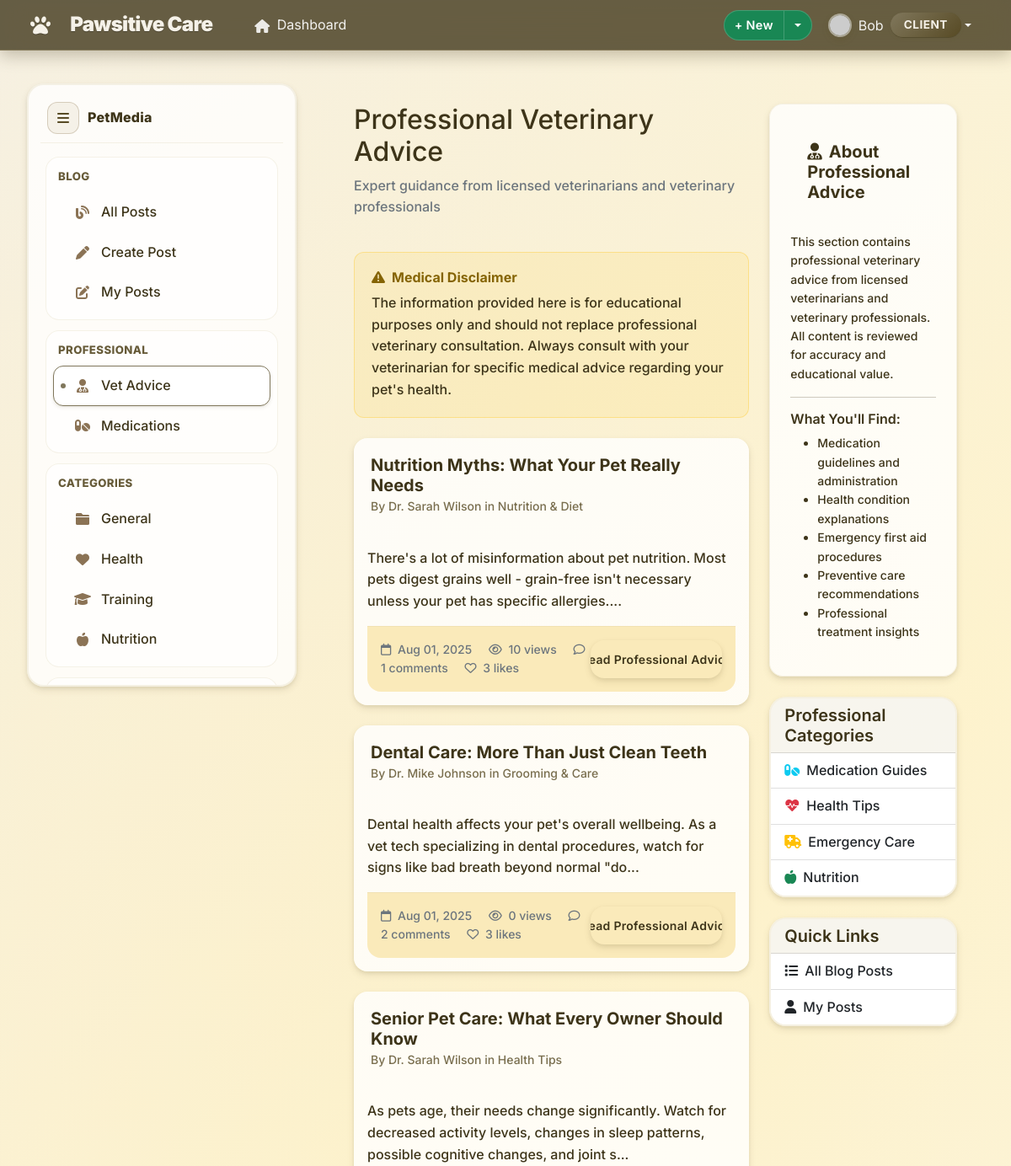
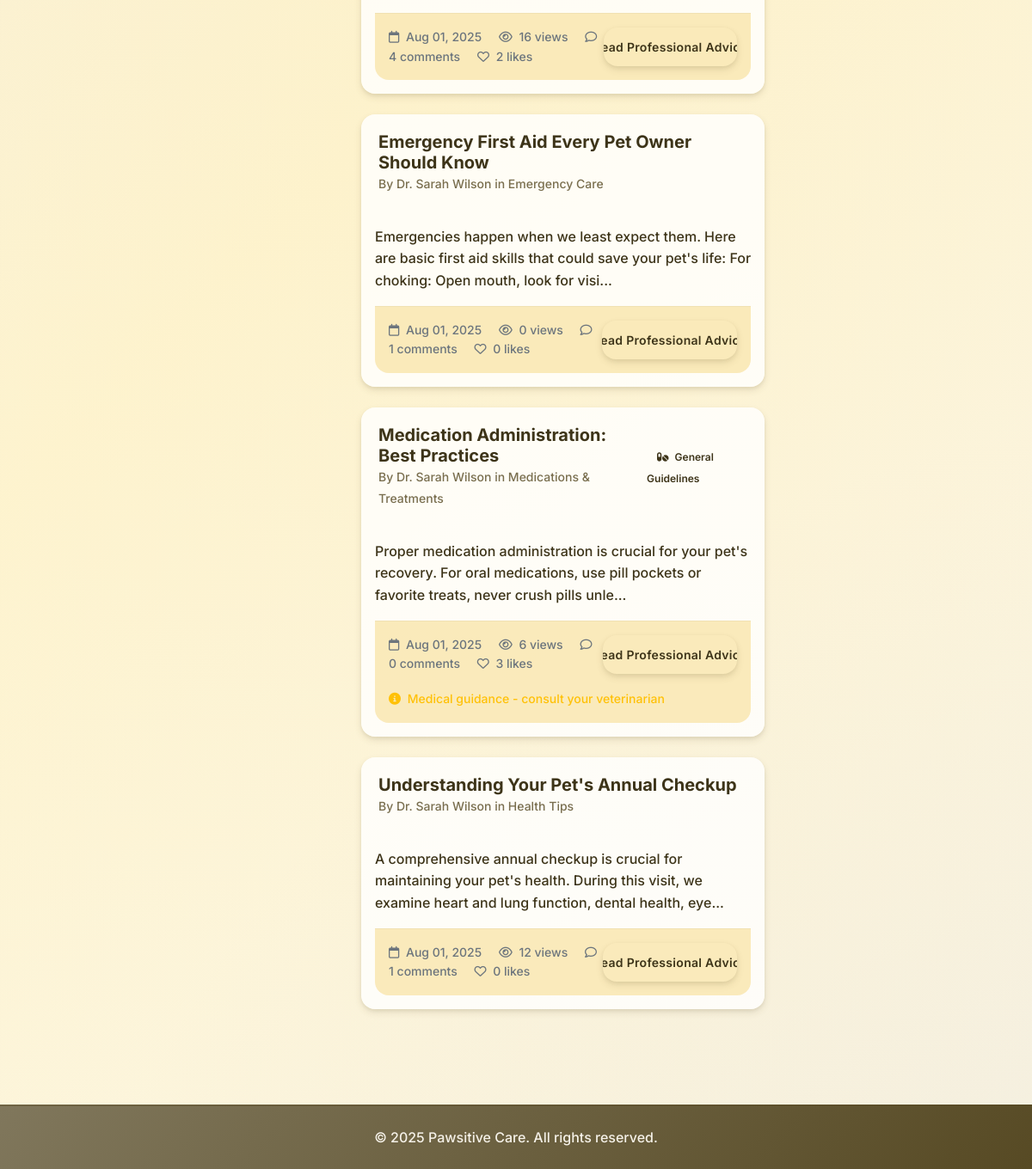
Screenshot of /blog/professional/ (signed in) with the database file from the repository (2 pictures, top to bottom).
### accounts/models.py (models this page shows, shortened)
class CustomUser(AbstractUser):
    ROLE_CHOICES = [
        ('admin', 'Admin'),
        ('vet', 'Veterinarian'),
        ('staff', 'Staff'),
        ('client', 'Client'),
    ]
    phone = models.CharField(max_length=20, blank=False)
    address = models.TextField(blank=False)
    role = models.CharField(max_length=10, choices=ROLE_CHOICES, default='client')
    def is_admin(self):
        return self.role == 'admin'
    def is_vet(self):
        return self.role == 'vet'
    def is_staff_member(self):
        return self.role == 'staff'

### petmedia/models.py (models this page shows, shortened)
class BlogPost(models.Model):
    id = models.UUIDField(primary_key=True, default=uuid.uuid4, editable=False)
    title = models.CharField(
        max_length=200,
        validators=[MinLengthValidator(5)],
        help_text="Blog post title"
    )
    content = models.TextField(
        validators=[MinLengthValidator(50)],
        help_text="Full blog post content"
    )
    excerpt = models.TextField(
        max_length=300,
        help_text="Short excerpt for previews"
    )
    author = models.ForeignKey(User, on_delete=models.CASCADE, related_name='blog_posts')
    category = models.ForeignKey(BlogCategory, on_delete=models.SET_NULL, null=True)
    related_pet = models.ForeignKey(
        Pet,
        on_delete=models.SET_NULL,
        null=True,
        blank=True,
        help_text="Pet this post is about (optional)"
    )
    is_professional_advice = models.BooleanField(
        default=False,
        help_text="Is this professional veterinary advice?"
    )
    medical_disclaimer = models.TextField(
        blank=True,
        help_text="Medical disclaimer for professional posts"
    )
    medication_name = models.CharField(
        max_length=100,
        blank=True,
        help_text="Name of medication discussed"
    )
    dosage_info = models.TextField(
        blank=True,
        help_text="Dosage information (for reference only)"
    )
    side_effects = models.TextField(
        blank=True,
        help_text="Known side effects"
    )
    slug = models.SlugField(max_length=250, unique=True, blank=True)
    meta_description = models.CharField(max_length=160, blank=True)
    featured_image = models.ImageField(
        upload_to='blog_images/',
        blank=True,
        null=True
    )
    is_published = models.BooleanField(default=True)
    is_featured = models.BooleanField(default=False)
    views_count = models.PositiveIntegerField(default=0)
    likes_count = models.PositiveIntegerField(default=0)
    created_at = models.DateTimeField(auto_now_add=True)
    updated_at = models.DateTimeField(auto_now=True)
    published_at = models.DateTimeField(null=True, blank=True)
    class Meta:
        ordering = ['-created_at']

class BlogCategory(models.Model):
    MEDICATION = 'MEDICATION'
    HEALTH_TIPS = 'HEALTH_TIPS'
    NUTRITION = 'NUTRITION'
    TRAINING = 'TRAINING'
    GROOMING = 'GROOMING'
    EMERGENCY = 'EMERGENCY'
    EXPERIENCE = 'EXPERIENCE'
    CATEGORY_CHOICES = [
        (MEDICATION, 'Medications & Treatments'),
        (HEALTH_TIPS, 'Health Tips'),
        (NUTRITION, 'Nutrition & Diet'),
        (TRAINING, 'Training & Behavior'),
        (GROOMING, 'Grooming & Care'),
        (EMERGENCY, 'Emergency Care'),
        (EXPERIENCE, 'Owner Experiences'),
    ]
    name = models.CharField(max_length=20, choices=CATEGORY_CHOICES, unique=True)
    description = models.TextField(blank=True)
    icon = models.CharField(max_length=50, blank=True)
    is_active = models.BooleanField(default=True)
    created_at = models.DateTimeField(auto_now_add=True)
    def __str__(self):
        return self.get_name_display()
    class Meta:
        verbose_name_plural = "Blog Categories"

### petmedia/views.py (the view)
# urls.py: path('professional/', views.ProfessionalAdviceView.as_view(), name='professional_advice'),
class ProfessionalAdviceView(ListView):
    template_name = 'petmedia/professional_advice.html'
    context_object_name = 'posts'
    paginate_by = 10
    def get_queryset(self):
        return repo_manager.posts.get_professional_posts().order_by('-created_at')

### petmedia/templates/petmedia/professional_advice.html (shortened to what this page needs)
{% extends 'accounts/base.html' %}
{% load static %}
{% block content %}
<div class="app-shell">
  {% include 'petmedia/includes/sidebar.html' %}
  <main class="app-main">
    <div class="container mt-4">
      <div class="row">
        <div class="col-lg-8">
          <div class="d-flex justify-content-between align-items-center mb-4">
            <div>
              <h1 class="h2">Professional Veterinary Advice</h1>
              <p class="text-muted">Expert guidance from licensed veterinarians and veterinary professionals</p>
            </div>
          </div>
          <div class="medical-disclaimer alert" role="alert">
            <h6 class="alert-heading"><i class="fas fa-exclamation-triangle me-2"></i>Medical Disclaimer</h6>
            The information provided here is for educational purposes only and should not replace professional veterinary consultation. Always consult with your veterinarian for specific medical advice regarding your pet's health.
          </div>
          <div class="professional-posts">
            {% if posts %}
            {% for post in posts %}
            <article class="professional-post">
              <div class="professional-header">
                <div class="d-flex justify-content-between align-items-center">
                  <div>
                    <h5 class="mb-0">
                      <a href="{% url 'petmedia:blog_detail' slug=post.slug %}" class="text-decoration-none" style="color: inherit;">
                        {{ post.title }}
                      </a>
                    </h5>
                    <small>
                      By Dr.
                      {{ post.author.get_full_name|default:post.author.username }}
                      {% if post.category %}
                      in
                      {{ post.category }}
                      {% endif %}
                    </small>
                  </div>
                  <div>
                    {% if post.medication_name %}
                    <span class="vet-badge">
                      <i class="fas fa-pills me-1"></i>
                      {{ post.medication_name }}
                    </span>
                    {% endif %}
                  </div>
                </div>
              </div>
              <div class="card-body">
                <div class="row">
                  {% if post.featured_image %}
                  <div class="col-md-3">
                    <img src="{{ post.featured_image.url }}" class="img-fluid rounded" alt="{{ post.title }}" style="height: 150px; width: 100%; object-fit: cover; border-radius: var(--radius-md);">
                  </div>
                  <div class="col-md-9">
                    {% else %}
                    <div class="col-12">
                      {% endif %}
                      <p class="card-text">
                        {{ post.excerpt|default:post.content|truncatechars:250 }}
                      </p>
                      <div class="professional-meta">
                        <div class="d-flex justify-content-between align-items-center">
                          <div class="text-muted small">
                            <i class="far fa-calendar me-1"></i>
                            {{ post.created_at|date:"M d, Y" }}
                            <i class="far fa-eye ms-3 me-1"></i>
                            {{ post.views_count }} views
                            <i class="far fa-comment ms-3 me-1"></i>
                            {{ post.comments.count }} comments
                            <i class="far fa-heart ms-3 me-1"></i>
                            {{ post.likes.count }} likes
                          </div>
                          <a href="{% url 'petmedia:blog_detail' slug=post.slug %}" class="btn btn-professional btn-sm">
                            Read Professional Advice
                          </a>
                        </div>
                        {% if post.medical_disclaimer %}
                        <div class="mt-3">
                          <small class="text-warning">
                            <i class="fas fa-info-circle me-1"></i>
                            Medical guidance - consult your veterinarian
                          </small>
                        </div>
                        {% endif %}
                      </div>
                    </div>
                  </div>
            </article>
            {% endfor %}
            {% endif %}
          </div>
        </div>
        <div class="col-lg-4">
          <div class="sidebar-professional">
            <div class="professional-header">
              <h5 class="mb-0"><i class="fas fa-user-md me-2"></i>About Professional Advice</h5>
            </div>
            <div class="mt-3">
              <p class="small">
                This section contains professional veterinary advice from licensed veterinarians and veterinary professionals. All content is reviewed for accuracy and educational value.
              </p>
              <hr>
              <h6>What You'll Find:</h6>
              <ul class="small">
                <li>Medication guidelines and administration</li>
                <li>Health condition explanations</li>
                <li>Emergency first aid procedures</li>
                <li>Preventive care recommendations</li>
                <li>Professional treatment insights</li>
              </ul>
            </div>
          </div>
          <div class="card mb-4">
            <div class="card-header">
              <h5 class="mb-0">Professional Categories</h5>
            </div>
            <div class="list-group list-group-flush">
              <a href="{% url 'petmedia:medications' %}" class="list-group-item list-group-item-action">
                <i class="fas fa-pills me-2 text-info"></i>Medication Guides
              </a>
              <a href="{% url 'petmedia:category' name='HEALTH_TIPS' %}" class="list-group-item list-group-item-action">
                <i class="fas fa-heartbeat me-2 text-danger"></i>Health Tips
              </a>
              <a href="{% url 'petmedia:category' name='EMERGENCY' %}" class="list-group-item list-group-item-action">
                <i class="fas fa-ambulance me-2 text-warning"></i>Emergency Care
              </a>
              <a href="{% url 'petmedia:category' name='NUTRITION' %}" class="list-group-item list-group-item-action">
                <i class="fas fa-apple-alt me-2 text-success"></i>Nutrition
              </a>
            </div>
          </div>
          <div class="card">
            <div class="card-header">
              <h5 class="mb-0">Quick Links</h5>
            </div>
            <div class="list-group list-group-flush">
              <a href="{% url 'petmedia:blog_list' %}" class="list-group-item list-group-item-action">
                <i class="fas fa-list me-2"></i>All Blog Posts
              </a>
              {% if user.is_authenticated %}
              <a href="{% url 'petmedia:user_posts' %}" class="list-group-item list-group-item-action">
                <i class="fas fa-user me-2"></i>My Posts
              </a>
              {% endif %}
            </div>
          </div>
        </div>
      </div>
    </div>
  </main>
</div>
{% endblock %}

### accounts/templates/accounts/base.html (shortened to what this page needs)
<!DOCTYPE html>
<html lang="en">
<head>
  <link href="https://cdn.jsdelivr.net/npm/bootstrap@5.1.3/dist/css/bootstrap.min.css" rel="stylesheet">
  <link href="https://cdnjs.cloudflare.com/ajax/libs/font-awesome/6.0.0/css/all.min.css" rel="stylesheet">
  {% load static %}
  <link rel="stylesheet" href="{% static 'style.css' %}?v=4">
</head>
<body>
  <nav class="navbar navbar-expand-lg navbar-dark app-navbar">
    <div class="container nav-inner">
      <a class="navbar-brand d-flex align-items-center" href="{% url 'accounts:client_dashboard' %}">
        <i class="fas fa-paw me-2"></i><span>Pawsitive Care</span>
      </a>
      <div class="collapse navbar-collapse" id="navbarNav">
        <ul class="navbar-nav me-2">
          {% if user.is_authenticated %}
          <li class="nav-item">
            <a class="nav-link {% if request.resolver_match.url_name == 'client_dashboard' %}active{% endif %}" href="{% url 'accounts:client_dashboard' %}">
              <i class="fas fa-home me-1"></i> Dashboard
            </a>
          </li>
          {% endif %}
        </ul>
        <div class="d-flex align-items-center gap-2 ms-auto">
          {% if user.is_authenticated %}
          <div class="btn-group">
            <button class="btn btn-success btn-sm" type="button">+ New</button>
            <button class="btn btn-success btn-sm dropdown-toggle dropdown-toggle-split" type="button" data-bs-toggle="dropdown" aria-expanded="false" aria-label="Toggle quick create"></button>
          </div>
          <div class="dropdown">
            <a class="nav-link dropdown-toggle d-flex align-items-center" href="#" id="navbarDropdown" role="button" data-bs-toggle="dropdown" aria-expanded="false">
              <img class="avatar me-2" src="https://api.dicebear.com/7.x/identicon/svg?seed={{ user.username }}" alt="Avatar">
              <span class="me-2">
                {{ user.first_name|default:user.username }}</span>
              <span class="badge badge-secondary role-badge">
                {{ user.get_role_display }}</span>
            </a>
          </div>
          {% endif %}
        </div>
      </div>
    </div>
  </nav>
  <main class="page-main my-4">
    {% block content %}{% endblock %}
  </main>
  <footer class="mt-5 py-4">
    <div class="container text-center">
      <p class="mb-0">&copy; {% now "Y" %} Pawsitive Care. All rights reserved.</p>
    </div>
  </footer>
</body>
</html>

### rows the page displays
CustomUser: first_name "Bob", role "CLIENT"
BlogPost: title "Nutrition Myths: What Your Pet Really Needs", author.get_full_name "Sarah Wilson", category "Nutrition & Diet", excerpt "There's a lot of misinformation about pet nutrition. Most pets digest grains well - grain-free isn't necessary unless your pet has specific allergies....", created_at "Aug 01, 2025", views_count "10", comments.count "1", likes.count "3"
BlogPost: title "Dental Care: More Than Just Clean Teeth", author.get_full_name "Mike Johnson", category "Grooming & Care", excerpt "Dental health affects your pet's overall wellbeing. As a vet tech specializing in dental procedures, watch for signs like bad breath beyond normal \"do...", created_at "Aug 01, 2025", views_count "0", comments.count "2", likes.count "3"
BlogPost: title "Senior Pet Care: What Every Owner Should Know", author.get_full_name "Sarah Wilson", category "Health Tips", excerpt "As pets age, their needs change significantly. Watch for decreased activity levels, changes in sleep patterns, possible cognitive changes, and joint s...", created_at "Aug 01, 2025", views_count "16", comments.count "4", likes.count "2"
BlogPost: title "Emergency First Aid Every Pet Owner Should Know", author.get_full_name "Sarah Wilson", category "Emergency Care", excerpt "Emergencies happen when we least expect them. Here are basic first aid skills that could save your pet's life: For choking: Open mouth, look for visi...", created_at "Aug 01, 2025", views_count "0", comments.count "1", likes.count "0"
BlogPost: title "Medication Administration: Best Practices", author.get_full_name "Sarah Wilson", category "Medications & Treatments", medication_name "General Guidelines", excerpt "Proper medication administration is crucial for your pet's recovery. For oral medications, use pill pockets or favorite treats, never crush pills unle...", created_at "Aug 01, 2025", views_count "6", comments.count "0", likes.count "3", shows "Medical guidance - consult your veterinarian"
BlogPost: title "Understanding Your Pet's Annual Checkup", author.get_full_name "Sarah Wilson", category "Health Tips", excerpt "A comprehensive annual checkup is crucial for maintaining your pet's health. During this visit, we examine heart and lung function, dental health, eye...", created_at "Aug 01, 2025", views_count "12", comments.count "1", likes.count "0"
